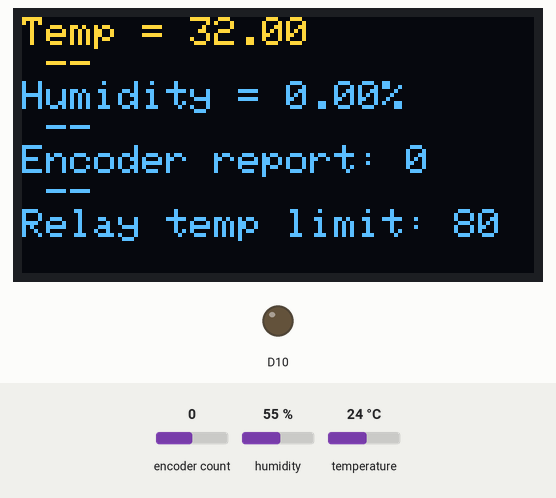
Simulated run of this sketch. Board: Arduino MKR. On the bench: 128×64 one-colour display, output pins drawn as LEDs (lit = HIGH). The inputs (shaded band) are chosen by the test bench; at power-on: temperature 24 °C, encoder count 0, humidity 55 %. The OLED is the two-colour kind (top 16 rows yellow).

Above: at 1.2 s.
1.3 s: temperature set to 25.7 °C
At 4.3 s:
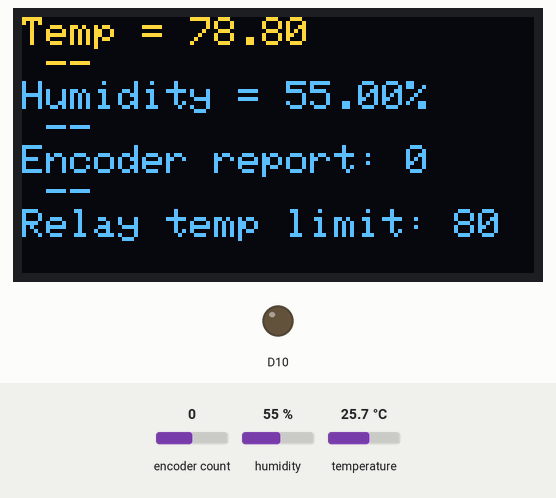
4.6 s: temperature set to 26.8 °C
At 6.9 s:
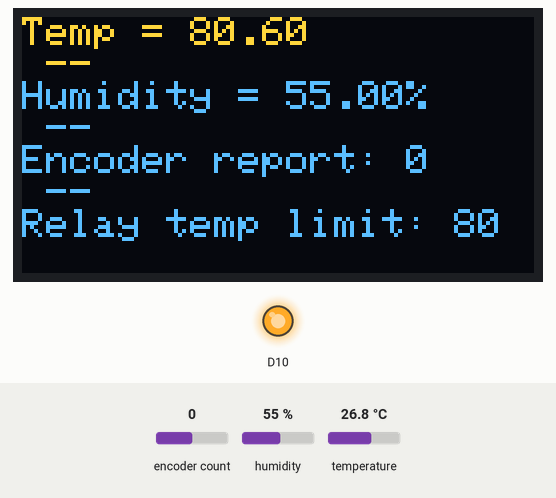
7.6 s: encoder count set to 1
At 8.8 s:
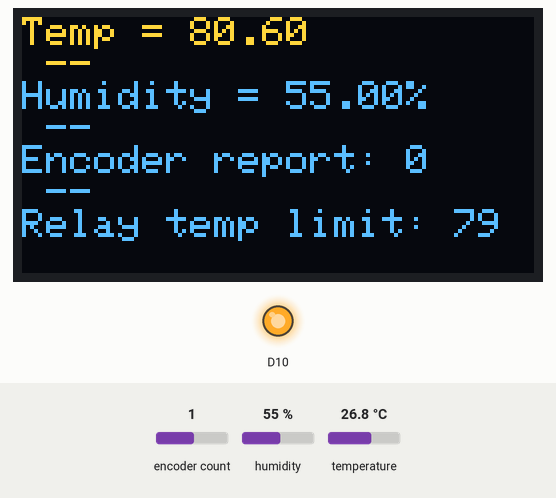
9.1 s: humidity set to 22 %
At 13.3 s:
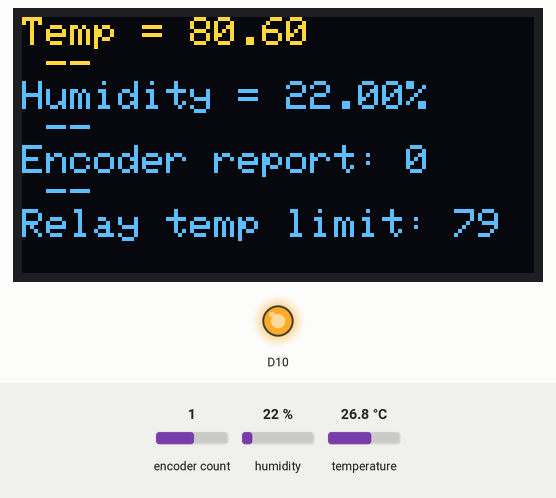
13.7 s: encoder count set to 2
15.3 s: encoder count set to 3
Timing chart, 0 to 17.8 s (numbered marks = the images above; inputs shaded):
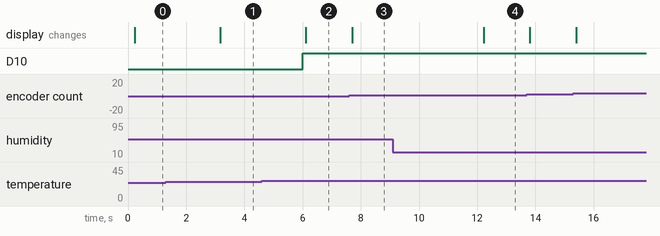

Measured:
- the behaviour switches between 26.4 and 26.5 °C on temperature (found by bisection; images 1 and 2)
- after the input at 1.3 s, the display: changes after 1.9 s (image 1)
- after the input at 4.6 s, D10: LOW → HIGH after 1.4 s; the display: changes after 1.5 s (image 2)
- after the input at 7.6 s, the display: changes after 0.10 s (image 3)
- after the input at 9.1 s, the display: changes after 3.1 s (image 4)

The sketch:

temphumid_main.ino
```cpp
#include <DHT.h>
#include <DHT_U.h>
#include <dht_nonblocking.h>
#include <Wire.h>
#include <assert.h>
#include <SPI.h>
#include <Adafruit_GFX.h>
#include <Adafruit_SSD1306.h>
#include <splash.h>
#include <SD.h>
#include <WiFiNINA.h>
#include <SimpleRotary.h>

#include "display_oled.h"
#include "temp_humid_loop.h"

//DHT temp humid sensor setup
static constexpr uint8_t DHT_SENSOR_TYPE PROGMEM {DHT_TYPE_11};
static constexpr uint8_t DHT_SENSOR_PIN PROGMEM {7};
DHT_nonblocking dh(DHT_SENSOR_PIN, DHT_SENSOR_TYPE);
TempHumidLoop thl(dh);

//display stuff
static constexpr uint8_t WIDTH PROGMEM {128}; // OLED display width, in pixels
static constexpr uint8_t HEIGHT PROGMEM {64}; // OLED display height, in pixels
// Declaration for an SSD1306 display connected to I2C (SDA, SCL pins)
// The pins for I2C are defined by the Wire-library.
static constexpr uint8_t OLED_RESET PROGMEM { 4 }; // Reset pin # (or -1 if sharing Arduino reset pin)
Adafruit_SSD1306 ssd(WIDTH, HEIGHT, &Wire, OLED_RESET);
DisplayOled displayManager(ssd);

//wifi stuff TODO

//relay stuff
static constexpr uint8_t RELAY_PIN PROGMEM {10};
int TEMP_LIMIT{80};

//rotary encoder stuff
static constexpr int8_t PROGMEM EncoderPinA{ 2 };
static constexpr int8_t PROGMEM EncoderPinB{ 3 };
static constexpr int8_t PROGMEM EncoderPinP{ 4 };
SimpleRotary rotary(EncoderPinA,EncoderPinB,EncoderPinP);
int rotaryCount{};

// a function object for performing the relay toggle functionality
//based on data in the temp_humid_loop file.
//I think it's better than just a function pointer type callback,
//as it may have encapsulated data or functions of it's own.
class RelayCallback : public TempHumidLoop::FunctorBase
{
public:
  virtual void operator()(const bool isAboveTemp) override
  {
  if(isAboveTemp)
    digitalWrite(RELAY_PIN, HIGH);
  else
     digitalWrite(RELAY_PIN, LOW);
  }
};

// Updates the temp limit variable using info from a rotary encoder.
void UpdateTempLimitWithEncoder(int &tempLimit)
{
  const int rotaryEnumValue = rotary.rotate();
  int updateValue{};
  if( rotaryEnumValue == 1 )
  updateValue = -1;
  if( rotaryEnumValue == 2 )
  updateValue = 1;
  tempLimit += updateValue;
}

/* Initialize the serial port. */
void setup( )
{
  Serial.begin( 9600 );
  pinMode(RELAY_PIN, OUTPUT);
  digitalWrite(RELAY_PIN, LOW);
  displayManager.InitDisplay();
  rotary.setTrigger(HIGH);
  rotary.setDebounceDelay(5);
  rotary.setErrorDelay(5);
  rotaryCount = rotary.rotate();
}

/* Main program loop. */
void loop()
{
  const String LineSep = "\n -- \n";
  const auto [tempString, humidString] = thl.DoIteration(RelayCallback{}, TEMP_LIMIT);
  String tempHumidString = tempString + LineSep + humidString;
  String encoderString = LineSep + "Encoder report: " + String(rotaryCount);
  String msg = tempHumidString + encoderString + LineSep + "Relay temp limit: " + TEMP_LIMIT;
  UpdateTempLimitWithEncoder(TEMP_LIMIT);
  displayManager.DrawMessage(msg);
}
```

delay_manager.h
```cpp
#ifndef DELAY_MANAGER_H
#define DELAY_MANAGER_H

class DelayManager
{
    using TimeType = unsigned long;
    TimeType m_start_time{ millis() };
    TimeType m_duration{ 1 };
    bool m_has_fired{ false };
  public:
    DelayManager() = delete;
    //ms is milliseconds
    explicit DelayManager(size_t duration_ms) : m_duration(duration_ms) { }
    DelayManager(const DelayManager& other) = default;
    DelayManager(DelayManager&& other) = default;
    DelayManager& operator=(const DelayManager& other) = default;
    DelayManager& operator=(DelayManager&& other) = default;
    ~DelayManager() = default;
    /// Check for elapsed.
    bool IsElapsed() noexcept
    {
      if (millis() -m_start_time > m_duration)
      {
        m_has_fired = true;
        return true;
      }
      return false;
    }
    /// Reset delay for elapsing.
    void Reset(TimeType millisec_delay) noexcept
    {
      m_start_time = millis();
      m_has_fired = false;
      m_duration = millisec_delay;;
    }
};


#endif
```

display_oled.cpp
```cpp
#include "display_oled.h"

DisplayOled::DisplayOled(Adafruit_SSD1306 &disp) : displayManager(disp)
{  }

void DisplayOled::InitDisplay()
{
  const String MSG_DISPLAY_ALLOC = "SSD1306 allocation failed.";
  // SSD1306_SWITCHCAPVCC = generate display voltage from 3.3V internally
  if (!displayManager.begin(SSD1306_SWITCHCAPVCC, SCREEN_ADDRESS))
  {
    Serial.print(MSG_DISPLAY_ALLOC.c_str());
    //don't proceed, infinite loop
    while (true)
    { }
  }
  //clear display
  displayManager.clearDisplay();
}

void DisplayOled::DrawMessage(String message)
{
  if ( dmgr.IsElapsed() )
  {
    displayManager.clearDisplay();
    displayManager.setTextSize(1);              // Normal 1:1 pixel scale
    displayManager.setTextColor(SSD1306_WHITE); // Draw white text
    displayManager.setCursor(0, 0);             // Start at top-left corner
    displayManager.cp437(true);                 // Use full 256 char 'Code Page 437' font
    for (const auto elem : message)
      displayManager.write(elem);
    displayManager.display();
    dmgr.Reset(DELAY_UPDATE_MS);
  }
}
```

display_oled.h
```cpp
#ifndef DISPLAYOLED_H
#define DISPLAYOLED_H

#include <Adafruit_GFX.h>
#include <Adafruit_SSD1306.h>
#include <SPI.h>
#include <Wire.h>
#include <SD.h>
#include "delay_manager.h"


// Class for interacting with my SSD1306 display, program specific logic
// for say, writing some temp and humidity info gathered from a sensor.
class DisplayOled
{
private:
  static constexpr uint8_t PROGMEM SCREEN_ADDRESS{ 0x3C };
  static constexpr uint16_t PROGMEM DELAY_UPDATE_MS{ 200 };
  Adafruit_SSD1306 &displayManager;
  DelayManager dmgr{DELAY_UPDATE_MS};
public:
  //ctor
  DisplayOled(Adafruit_SSD1306 &disp);
  void DrawMessage(String message);
  void InitDisplay();
};

#endif
```

temp_humid.h
```cpp
#ifndef TEMP_HUMID_H
#define TEMP_HUMID_H

#include <DHT.h>
#include <DHT_U.h>
#include <dht_nonblocking.h>
#include <Wire.h>
#include <assert.h>
#include <SPI.h>
#include <Adafruit_GFX.h>
#include <Adafruit_SSD1306.h>
#include <SD.h>

class TempHumid
{
public:
//nested struct to hold some temphumid sensor data
  struct TempHumidData
  {
    using SensType = float;
    SensType temp{};
    SensType humid{};
  };
private:
  using TimeType = unsigned long;
  DHT_nonblocking &m_dht_sensor;
  const TimeType DELAY_TIMESTAMP_MS;
  TimeType m_last_time{0ul};
  TempHumidData m_previous_data{};
  bool m_is_elapsed{false};
public:
//public interface
  TempHumid() = delete;
  explicit TempHumid(DHT_nonblocking &sens, TimeType interval) : m_dht_sensor(sens), DELAY_TIMESTAMP_MS(interval)
  {
    assert(interval > 0);
  }
  bool operator()() noexcept
  {
    if( millis( ) - m_last_time > DELAY_TIMESTAMP_MS )
    {
      if( m_dht_sensor.measure(&m_previous_data.temp, &m_previous_data.humid) )
      {
        m_last_time = millis( );
        return true;
       }
    }
    return false;
  }
  TempHumidData GetUpdated() const
  {
    return m_previous_data;
  }
  TempHumidData GetUpdatedF() const
  {
    const auto far = (9.0f/5.0f) * m_previous_data.temp + 32.0f;
    TempHumidData returnVal;
    returnVal.temp = far;
    returnVal.humid = m_previous_data.humid;
    return returnVal;;
  }
};

#endif
```

temp_humid_loop.h
```cpp
#ifndef TEMP_HUMID_LOOP_H
#define TEMP_HUMID_LOOP_H

#include "temp_humid.h"

//program specific class for doing an iteration of temp and humid checking
//and also activate the relay with the values.
class TempHumidLoop
{
public:
  //function object base class for callbacks
  class FunctorBase
  {
  public:
    //pure virtual operator() to be overridden in a derived class for use
    virtual void operator()(const bool) = 0;
  };
  //pair type because no <utility> header available
  struct TempHumidPair
  {
    const String tempString;
    const String humidString;
  };
private:
  //other constants
  static constexpr unsigned long POLL_DELAY_MS{3000};
  // Temp and Humidity manager class
  TempHumid th;
public:
   TempHumidLoop(DHT_nonblocking &dh) : th(dh, POLL_DELAY_MS)
   {

   }
  TempHumidPair DoIteration(FunctorBase &&fn, uint8_t relayTempValue)
  {
    th(); // operator overload to attempt update if new value available
    const auto res = th.GetUpdatedF(); // get value, new or old.
    TempHumidPair retVal { ("Temp = " + String(res.temp)), ("Humidity = " + String(res.humid) + "%") };
    fn(IsAboveF(relayTempValue));
    return retVal;
  }
private:
  bool IsAboveF(const int16_t farenTempValue)
  {
    const auto dataPack = th.GetUpdatedF();
    return dataPack.temp > farenTempValue;
  }
};

#endif
```
